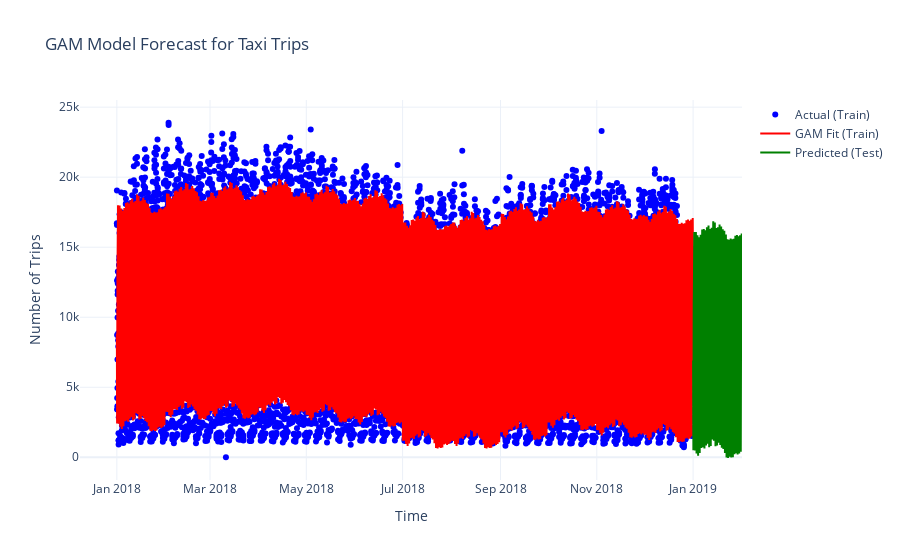

The code cell stored with this chart in its notebook:
### Code cell
# Plot results using Plotly
fig = go.Figure()

# Scatter plot for actual data (train)
fig.add_trace(go.Scatter(
    x=df_train.index, y=y_train, mode='markers',
    name='Actual (Train)', marker=dict(color='blue')
))

# Line plot for predictions (train)
fig.add_trace(go.Scatter(
    x=df_train.index, y=y_pred_train, mode='lines',
    name='GAM Fit (Train)', line=dict(color='red')
))

'''
# Line plot for confidence intervals (train)
fig.add_trace(go.Scatter(
    x=df_train.index, y=lower_ci_train, mode='lines',
    name='Lower CI (Train)', line=dict(dash='dot', color='gray')
))
fig.add_trace(go.Scatter(
    x=df_train.index, y=upper_ci_train, mode='lines',
    name='Upper CI (Train)', line=dict(dash='dot', color='gray')
))
'''

# Line plot for predictions (test)
fig.add_trace(go.Scatter(
    x=df_test.index, y=y_pred_test, mode='lines',
    name='Predicted (Test)', line=dict(color='green')
))

'''
# Line plot for confidence intervals (test)
fig.add_trace(go.Scatter(
    x=df_test.index, y=lower_ci_test, mode='lines',
    name='Lower CI (Test)', line=dict(dash='dot', color='black')
))
fig.add_trace(go.Scatter(
    x=df_test.index, y=upper_ci_test, mode='lines',
    name='Upper CI (Test)', line=dict(dash='dot', color='black')
))
'''

# Update layout
fig.update_layout(
    title="GAM Model Forecast for Taxi Trips",
    xaxis_title="Time",
    yaxis_title="Number of Trips",
    template="plotly_white"
)

# Show plot
fig.show()

### Figure 1 — Plotly figure (JSON) as saved in the notebook; plotly's stock layout.template omitted (floating-point values rounded to 4 significant figures; data arrays with more than 128 entries replaced by an {"elided": "..."} marker saying what was removed)
{"data": [{"marker": {"color": "blue"}, "mode": "markers", "name": "Actual (Train)", "type": "scatter", "x": {"elided": "8760 str values"}, "y": {"elided": "8760 int values"}}, {"line": {"color": "red"}, "mode": "lines", "name": "GAM Fit (Train)", "type": "scatter", "x": {"elided": "8760 str values"}, "y": {"elided": "8760 float values"}}, {"line": {"color": "green"}, "mode": "lines", "name": "Predicted (Test)", "type": "scatter", "x": {"elided": "744 str values"}, "y": {"elided": "744 float values"}}], "layout": {"title": {"text": "GAM Model Forecast for Taxi Trips"}, "xaxis": {"title": {"text": "Time"}}, "yaxis": {"title": {"text": "Number of Trips"}}}}
